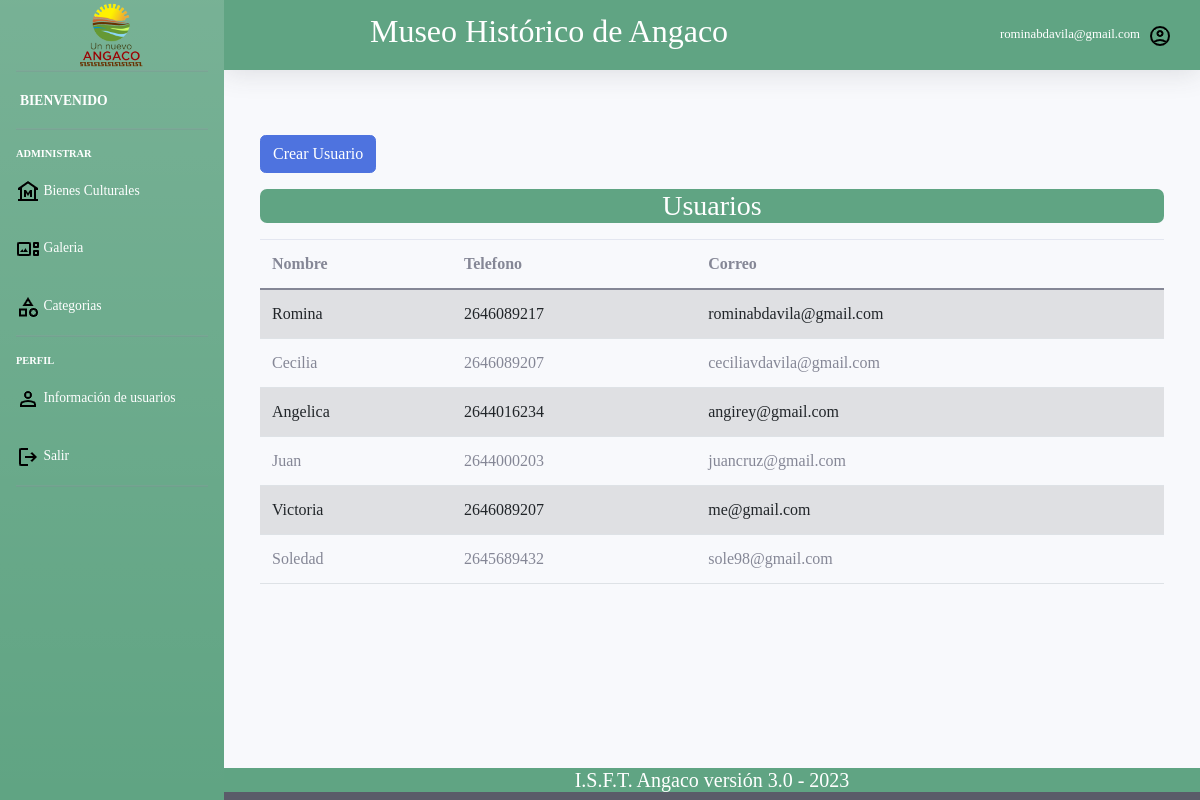
/views/usuarios/usuariosindex.php (signed in), run on the app's committed database.
### tables this page shows
CREATE TABLE `user` (
  `id` int(11) NOT NULL,
  `nombre` varchar(50) NOT NULL,
  `correo` varchar(50) DEFAULT NULL,
  `password` varchar(16) DEFAULT NULL,
  `telefono` varchar(15) DEFAULT NULL COMMENT '\r\n',
  `registro` timestamp NULL DEFAULT current_timestamp() COMMENT 'CURRENT_TIMESTAMP'
);

### views/usuarios/usuariosindex.php (the view, shortened to what this page needs)
<!DOCTYPE html>
<html lang="en">
<?php require '../../includes/_db.php' ?>
<?php require '../../includes/_header.php' ?>
<body>
<div id= "content">
        <section>
        <div class="container mt-5">
<div class="row">
<div class="col-sm-12 mb-3">
</div>
</div>
<div class="col-sm-12 mb-3">
<div class="mb-3">
<a href="usuarios/formulario_agregar.php"><input type="button"  class="btn btn-primary space" value="Crear Usuario"></a>
</div>
<center><h3>Usuarios</h3></center>
</div>
<div class="col-sm-12">
<div class="table-responsive">
<table class="table table-striped table-hover">
<thead>
<tr>
<th>Nombre</th>
<th>Telefono</th>
<th>Correo</th>
</tr>
</thead>
<tbody>
<?php
$sql = "SELECT  nombre,  telefono, correo FROM user ";
$usuarios = mysqli_query($conexion, $sql);
if($usuarios -> num_rows > 0){
foreach($usuarios as $key => $row ){
?>
<tr>
<td><?php echo $row['nombre']; ?></td>
<td><?php echo $row['telefono']; ?></td>
<td><?php echo $row['correo']; ?></td>
</tr>
<?php
}
}else{
    ?>
    <tr class="text-center">
    <td colspan="4">No existe registros</td>
    </tr>
    <?php
}?>
</tbody>
</table>
</div>
</div>
</div>
</div>
        <section>
            <div class= "container">
                <div class= "row">
                    <div class= "col-lg-9">
            </div>
        </section>
    </div>
    <?php require '../../includes/_footer.php' ?>
    </body>
</html>

### includes/_header.php (shortened to what this page needs)
<?php
$actualsesion = $_SESSION['correo'];
?>
<head>
    <link rel="stylesheet" href="https://cdn.jsdelivr.net/npm/bootstrap-icons@1.3.0/font/bootstrap-icons.css">
    <link rel="stylesheet" href="https://stackpath.bootstrapcdn.com/bootstrap/4.1.3/css/bootstrap.min.css">
    <link rel="stylesheet" href="../bootstrap-5.0.2-dist/css/bootstrap.min.css">
    <link rel="stylesheet" href="../../css/emergente.css">
    <link rel="stylesheet" href="../../css/styles.css">
    <link rel="stylesheet" href="../../css/estilo.css">
    <link href="../../css/sb-admin-2.min.css" rel="stylesheet">
</head>
<body>
<div id="wrapper">
    <ul class="navbar-nav bg-gradient sidebar sidebar-dark accordion" id="accordionSidebar" style="background-color: #60A483" >
    <a class="sidebar-brand d-flex align-items-center justify-content-center" href="../../views/usuarios/inicio.php">
    <div class="sidebar-brand-text mx-3"><img  src="../../css/LogoNuevo-1024x1024.png" width="80" height="80"></div>
</a>
<li class="nav-item active" >
    <a class="nav-link" href="inicio.php">
        <span>BIENVENIDO</span></a>
</li>
<hr class="sidebar-divider">
<div class="sidebar-heading" style="color: white">
    Administrar
</div>
<li class="nav-item">
    <a class="nav-link collapsed" href="index.php">
    <span class="material-symbols-outlined">
<img src="../../css/museum_FILL0_wght400_GRAD0_opsz24.png">
</span>
        <span>Bienes Culturales</span>
    </a>
</li>
<li class="nav-item">
    <a class="nav-link collapsed" href="galeria.php">
    <span class="material-symbols-outlined">
<img src="../../css/gallery_thumbnail_FILL0_wght400_GRAD0_opsz24.png" >
</span>
        <span>Galeria</span>
    </a>
</li>
<li class="nav-item">
    <a class="nav-link collapsed" href="categorias.php">
    <span class="material-symbols-outlined">
<img src="../../css/category_FILL0_wght400_GRAD0_opsz24.png">
</span>
        <span>  Categorias</span>
    </a>
</li>
<hr class="sidebar-divider">
<div class="sidebar-heading" style="color:white">
    PERFIL
</div>
<li class="nav-item">
    <a class="nav-link collapsed" href="usuariosindex.php">
    <span class="material-symbols-outlined"><img src="
../../css/person_FILL0_wght400_GRAD0_opsz24.png">
</span>
        <span>Información de usuarios</span>
    </a>
</li>
<li class="nav-item">
    <a class="nav-link" href="../../includes/_sesion/cerrarSesion.php">
    <span class="material-symbols-outlined" >
<img  src="../../css/logout_FILL0_wght400_GRAD0_opsz24.png" >
</span>
        <span>Salir</span></a>
</li>
<hr class="sidebar-divider d-none d-md-block">
<div class="text-center d-none d-md-inline">
</div>
</ul>
       <div id="content-wrapper" class="d-flex flex-column">
        <div id="content">
                <nav class="navbar navbar-expand navbar-dark bg topbar mb-4 static-top shadow" style="background-color: #60A483">
                   <h2>Museo Histórico de Angaco</h2>
                    <ul class="navbar-nav ml-auto">
                        <li class="nav-item dropdown no-arrow d-sm-none">
                        <li class="nav-item dropdown no-arrow" >
                            <a class="nav-link dropdown-toggle" href="#" id="userDropdown" role="button"
                                data-toggle="dropdown" aria-haspopup="true" aria-expanded="false">
                                <span class="mr-2 d-none d-lg-inline text-white-600 small"><?php echo $actualsesion?> </span>
                                <span class="material-symbols-outlined">
<img src="../../css/account_circle_FILL0_wght400_GRAD0_opsz24.png" >
</span>
                            </a>
                        </li>
                    </ul>
                </nav>

### includes/_footer.php
<footer class="text-center text-lg-start bg-dark text-muted">
  <div class="text-center bd-dark" style="background-color: #60A483">
 <h5>I.S.F.T. Angaco versión 3.0 - 2023</h5>
  </div>
</footer>
  </body>

### css/styles.css (style rules this page uses)
h2 { color: white; float: none; margin-left: auto; margin-right: auto; }
h3 { background-color:#60A483 ; border-radius: 7px; color: white; float: none; font-size: 20px; margin-left: auto; margin-right: auto; }
h5 { color: white; }

### css/estilo.css (style rules this page uses)
* { margin: 0; padding: 0; outline: none; font-family: serif; }
.material-symbols-outlined { font-variation-settings: 'FILL' 0, 'wght' 400, 'GRAD' 0, 'opsz' 24; color: white; }
span { color: white; }

### data on the page
user: nombre "Romina", telefono "2646089217", correo "rominabdavila@gmail.com"
user: nombre "Cecilia", telefono "2646089207", correo "ceciliavdavila@gmail.com"
user: nombre "Angelica", telefono "2644016234", correo "angirey@gmail.com"
user: nombre "Juan", telefono "2644000203", correo "juancruz@gmail.com"
user: nombre "Victoria", telefono "2646089207", correo "me@gmail.com"
user: nombre "Soledad", telefono "2645689432", correo "sole98@gmail.com"

### other printed values
$actualsesion "rominabdavila@gmail.com"
